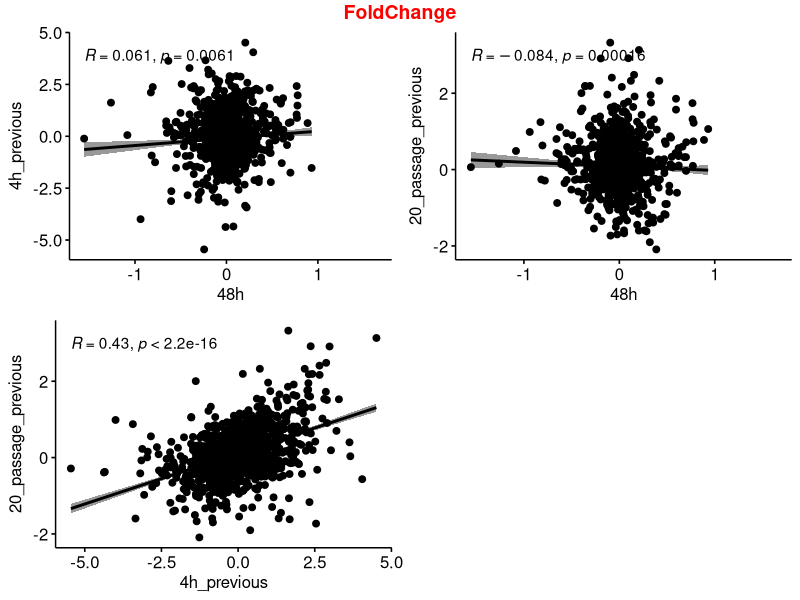
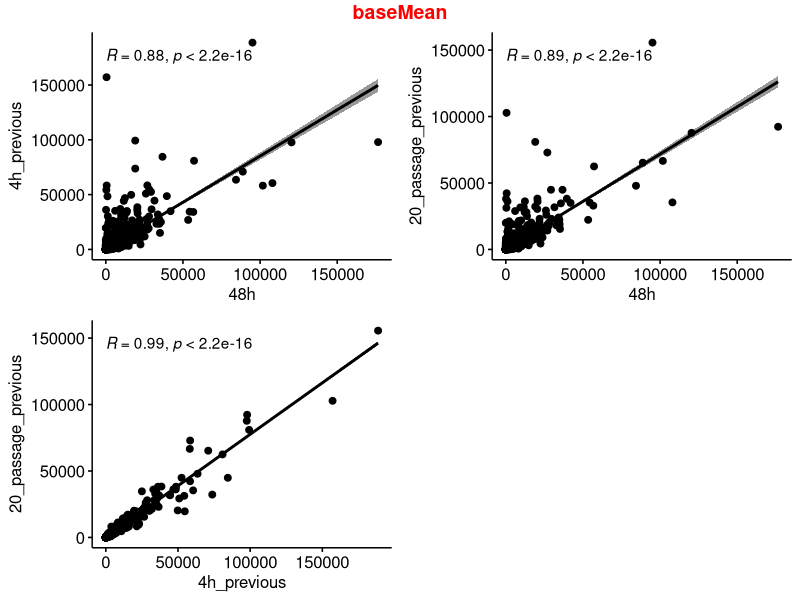
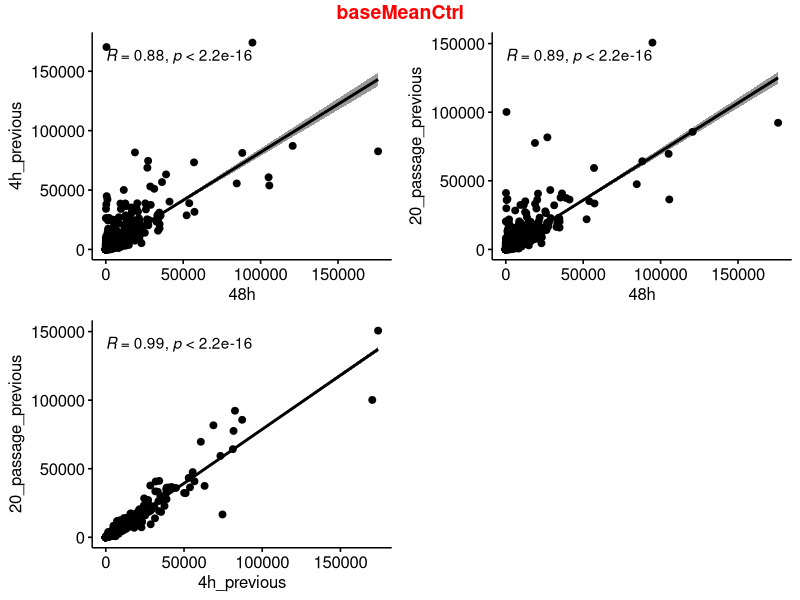
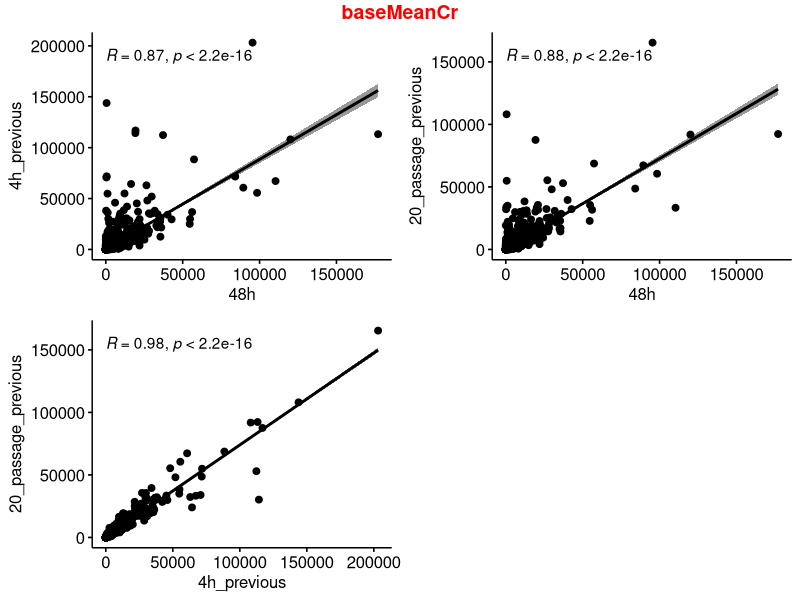

These figures' R source, in order:
## ---- chunk 1
   knitr::opts_chunk$set(cache=TRUE)
   options(knitr.kable.NA = '')
## ---- chunk 2
library(ggpubr)
library(tidyverse)
## ---- chunk 3
#1. Read in the files
CTRL_vs_CR <- read.delim(file='CTRL_vs_CR.all.gene.result.xls', header=T)
chronicCr <- read.delim(file='GSE49571_chronic_0.5mM_20_passages.txt', header=T)
acuteCr <- read.delim(file='GSE56636_acute_Cr_25uM_4hr.txt', header=T)

#2. Filter for genes with <padj 0.05 in both previous datasets
acuteCr_sig <- acuteCr[which(acuteCr$padj<0.05),]
chronicCr_sig <- chronicCr[which(chronicCr$padj<0.05),]

#3. Rearranged/renamed columns for easy merging. The aim is to get a union of genes from previous datasets that we can analyze in the present (48 h) dataset. Merged datasets and removed duplicates 
chronicCr_sig_ord <- chronicCr_sig[, c('geneid','symbol','name','baseMean','baseMeanCtrl','baseMeanCr','foldChange','log2FoldChange','pval','padj','Pr.118','Pr.119','Pr.120','id')]
names(acuteCr_sig) <- c('geneid','symbol','name','baseMean','baseMeanCtrl','baseMeanCr','foldChange','log2FoldChange','pval','padj','PJ.3','PJ.4','PJ.7','PJ.8')
acute_chronicCr_merged_sig_1 <- merge(acuteCr_sig, chronicCr_sig_ord, all=TRUE)
acute_chronicCr_merged_sig_nodup <- acute_chronicCr_merged_sig_1 %>% distinct(acute_chronicCr_merged_sig_1$symbol, .keep_all=TRUE)

#4. Obtaining expression statistics of the union set from the 48 h dataset
find_genes <- match(CTRL_vs_CR$symbol, acute_chronicCr_merged_sig_nodup$symbol)
acute_chronic_48 <- CTRL_vs_CR[find_genes,c('symbol','foldChange','log2FoldChange','pval','padj','baseMeanCTRL','baseMeanCR','baseMean')]
acute_chronic_48_1 <-acute_chronic_48[complete.cases(acute_chronic_48),]

#5. Obtaining expression statistics of the union set from the acute dataset
find_48_acuteCr <- match(acute_chronic_48_1$symbol, acuteCr$symbol)
acuteCr_48_match <- acuteCr[find_48_acuteCr,]
dim(acuteCr_48_match)

#6. Obtaining expression statistics of the union set from the chronic dataset
find_48_chronicCr <- match(acute_chronic_48_1$symbol, chronicCr$symbol)
chronicCr_48_match <- chronicCr[find_48_chronicCr,]
dim(chronicCr_48_match)

#7. Adding in expression statistics of the union set from the acute dataset
acute_chronic_48_1$foldChange_acute = acuteCr_48_match$foldChange
acute_chronic_48_1$log2foldChange_acute = acuteCr_48_match$log2FoldChange
acute_chronic_48_1$pval_acute = acuteCr_48_match$pval
acute_chronic_48_1$padj_acute = acuteCr_48_match$padj
acute_chronic_48_1$baseMean_acute = acuteCr_48_match$baseMean
acute_chronic_48_1$baseMeanCtrl_acute = acuteCr_48_match$baseMeandmso
acute_chronic_48_1$baseMeanCr_acute = acuteCr_48_match$'baseMeancr.dmso'

#8. Adding in expression statistics of the union set from the chronic dataset
acute_chronic_48_1$foldChange_chronic = chronicCr_48_match$foldChange
acute_chronic_48_1$log2foldChange_chronic = chronicCr_48_match$log2FoldChange
acute_chronic_48_1$pval_chronic = chronicCr_48_match$pval
acute_chronic_48_1$padj_chronic = chronicCr_48_match$padj
acute_chronic_48_1$baseMean_chronic = chronicCr_48_match$baseMean
acute_chronic_48_1$baseMeanCtrl_chronic = chronicCr_48_match$baseMeanCtrl
acute_chronic_48_1$baseMeanCr_chronic = chronicCr_48_match$baseMeanCr

#9. Plotting the correlations for foldchange
fc1 <-ggscatter(acute_chronic_48_1, x='log2FoldChange', y='log2foldChange_acute', add='reg.line', conf.int=TRUE, cor.coef=TRUE, cor.method='spearman', xlab="48h", ylab="4h_previous")
fc2 <-ggscatter(acute_chronic_48_1, x='log2FoldChange', y='log2foldChange_chronic', add='reg.line', conf.int=TRUE, cor.coef=TRUE, cor.method='spearman', xlab="48h", ylab="20_passage_previous")
fc3 <-ggscatter(acute_chronic_48_1, x='log2foldChange_acute', y='log2foldChange_chronic', add='reg.line', conf.int=TRUE, cor.coef=TRUE, cor.method='spearman', xlab="4h_previous", ylab="20_passage_previous")
fc_all <-ggarrange(fc1, fc2, fc3, ncol=2, nrow=2)
annotate_figure(fc_all, top = text_grob("FoldChange", color = "red", face = "bold", size = 14))

#10. Plotting the correlations for baseMean
basemean1 <-ggscatter(acute_chronic_48_1, x='baseMean', y='baseMean_acute', add='reg.line', conf.int=TRUE, cor.coef=TRUE, cor.method='spearman', xlab="48h", ylab="4h_previous")
basemean2 <-ggscatter(acute_chronic_48_1, x='baseMean', y='baseMean_chronic', add='reg.line', conf.int=TRUE, cor.coef=TRUE, cor.method='spearman', xlab="48h", ylab="20_passage_previous")
basemean3 <-ggscatter(acute_chronic_48_1, x='baseMean_acute', y='baseMean_chronic', add='reg.line', conf.int=TRUE, cor.coef=TRUE, cor.method='spearman', xlab="4h_previous", ylab="20_passage_previous")
basemean_all <-ggarrange(basemean1, basemean2, basemean3, ncol=2, nrow=2)
annotate_figure(basemean_all, top = text_grob("baseMean", color = "red", face = "bold", size = 14))

#11. Plotting the correlations for baseMeanCtrl
baseCtrl1 <-ggscatter(acute_chronic_48_1, x='baseMeanCTRL', y='baseMeanCtrl_acute', add='reg.line', conf.int=TRUE, cor.coef=TRUE, cor.method='spearman', xlab="48h", ylab="4h_previous")
baseCtrl2 <-ggscatter(acute_chronic_48_1, x='baseMeanCTRL', y='baseMeanCtrl_chronic', add='reg.line', conf.int=TRUE, cor.coef=TRUE, cor.method='spearman', xlab="48h", ylab="20_passage_previous")
baseCtrl3 <-ggscatter(acute_chronic_48_1, x='baseMeanCtrl_acute', y='baseMeanCtrl_chronic', add='reg.line', conf.int=TRUE, cor.coef=TRUE, cor.method='spearman', xlab="4h_previous", ylab="20_passage_previous")
baseCtrl_all <-ggarrange(baseCtrl1, baseCtrl2, baseCtrl3, ncol=2, nrow=2)
annotate_figure(baseCtrl_all, top = text_grob("baseMeanCtrl", color = "red", face = "bold", size = 14))

#12. Plotting the correlations for baseMeanCr
baseCr1 <-ggscatter(acute_chronic_48_1, x='baseMeanCR', y='baseMeanCr_acute', add='reg.line', conf.int=TRUE, cor.coef=TRUE, cor.method='spearman', xlab="48h", ylab="4h_previous")
baseCr2 <-ggscatter(acute_chronic_48_1, x='baseMeanCR', y='baseMeanCr_chronic', add='reg.line', conf.int=TRUE, cor.coef=TRUE, cor.method='spearman', xlab="48h", ylab="20_passage_previous")
baseCr3 <-ggscatter(acute_chronic_48_1, x='baseMeanCr_acute', y='baseMeanCr_chronic', add='reg.line', conf.int=TRUE, cor.coef=TRUE, cor.method='spearman', xlab="4h_previous", ylab="20_passage_previous")
baseCr_all <-ggarrange(baseCr1, baseCr2, baseCr3, ncol=2, nrow=2)
annotate_figure(baseCr_all, top = text_grob("baseMeanCr", color = "red", face = "bold", size = 14))
